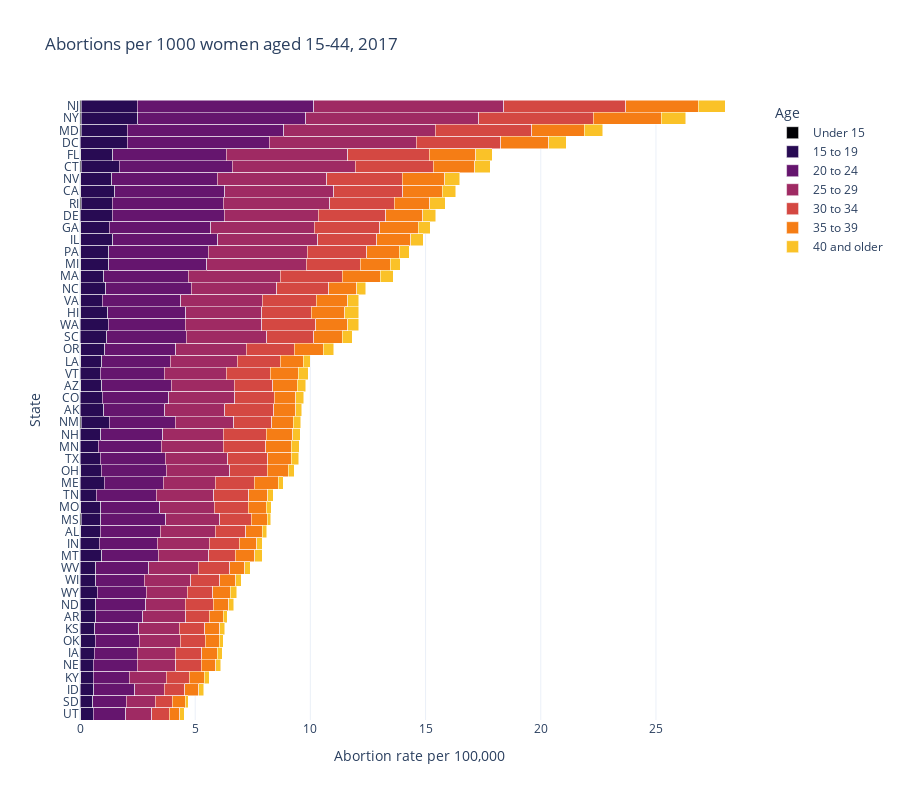

The cell this chart's notebook holds for it:
### Markdown cell above
#### Disaggregating demand by age
The age distribution of women seeking abortion is informative about how easy it is for women to travel out of state for abortion services or to pay out of pocket for care. The age pattern distribution from 2017 from the Guttmacher institute is shown below.

### Code cell
age_dict = {'lt15':'Under 15', '1519':'15 to 19', '2024':'20 to 24', '2529':'25 to 29', '3034':'30 to 34',
           '3539':'35 to 39', '40plus':'40 and older'}

abortion_trends_by_age['age_groups'] = abortion_trends_by_age['age'].map(age_dict)
fig = px.bar(abortion_trends_by_age, y="state", x="abortions", color="age_groups", 
             custom_data = ['age_groups','abortionrate'],
             title="Abortions per 1000 women aged 15-44, 2017", height = 800,
             color_discrete_sequence=['#000004','#280b53','#65156e','#9f2a63','#d44842',
                                      '#f57d15','#f98e09','#fac228'],
             category_orders={'age_groups':['Under 15','15 to 19','20 to 24', '25 to 29', 
                                           '30 to 34', '35 to 39', '40 plus']},
            labels = {'age_groups':'Age', 'state':'State', 'abortions':'Abortion rate per 100,000'})
fig.update_layout(barmode='stack', yaxis={'categoryorder':'total ascending','tickmode':'linear'}, legend_title="Age",
                 template = "plotly_white", bargap = 0)
fig.update_traces(hovertemplate = '''<b>%{y}</b> <br> Age: %{customdata[0]} <br> Abortions: 
%{customdata[1]:.2f} per 1000 <extra></extra>''')
fig.show()

### Figure 1 — Plotly figure (JSON) as saved in the notebook; plotly's stock layout.template omitted (floating-point values rounded to 4 significant figures)
{"data": [{"alignmentgroup": "True", "customdata": [["Under 15", null], ["Under 15", 1], ["Under 15", 0.9], ["Under 15", 0.7], ["Under 15", 1.2], ["Under 15", 0.6], ["Under 15", 1.3], ["Under 15", null], ["Under 15", null], ["Under 15", 0.9], ["Under 15", 1], ["Under 15", 1.3], ["Under 15", null], ["Under 15", null], ["Under 15", 1.3], ["Under 15", 0.4], ["Under 15", null], ["Under 15", 0.7], ["Under 15", 1], ["Under 15", 0.7], ["Under 15", 1.5], ["Under 15", null], ["Under 15", 1.1], ["Under 15", 0.3], ["Under 15", 0.9], ["Under 15", 1.4], ["Under 15", null], ["Under 15", 0.8], ["Under 15", null], ["Under 15", null], ["Under 15", null], ["Under 15", 1.6], ["Under 15", 1.5], ["Under 15", 1], ["Under 15", 2], ["Under 15", 0.8], ["Under 15", 0.7], ["Under 15", 0.7], ["Under 15", 1.2], ["Under 15", 1.8], ["Under 15", 0.7], ["Under 15", null], ["Under 15", 0.5], ["Under 15", 0.6], ["Under 15", 0.6], ["Under 15", 0.9], ["Under 15", null], ["Under 15", 0.8], ["Under 15", 0.6], ["Under 15", null], ["Under 15", null]], "hovertemplate": "<b>%{y}</b> <br> Age: %{customdata[0]} <br> Abortions: \n%{customdata[1]:.2f} per 1000 <extra></extra>", "legendgroup": "Under 15", "marker": {"color": "#000004", "pattern": {"shape": ""}}, "name": "Under 15", "offsetgroup": "Under 15", "orientation": "h", "showlegend": true, "textposition": "auto", "type": "bar", "x": [null, 0.03172, 0.0345, 0.02216, 0.03722, 0.01748, 0.04469, null, null, 0.02608, 0.03272, 0.03758, null, null, 0.03945, 0.01538, null, 0.02343, 0.03233, 0.02161, 0.05056, null, 0.03724, 0.009406, 0.0257, 0.05051, null, 0.02474, null, null, null, 0.05361, 0.05013, 0.0343, 0.05614, 0.02714, 0.02594, 0.02458, 0.03795, 0.04817, 0.02074, null, 0.01519, 0.02023, 0.0298, 0.02982, null, 0.02044, 0.01857, null, null], "xaxis": "x", "y": ["AK", "AL", "AR", "AZ", "CA", "CO", "CT", "DC", "DE", "FL", "GA", "HI", "IA", "ID", "IL", "IN", "KS", "KY", "LA", "MA", "MD", "ME", "MI", "MN", "MO", "MS", "MT", "NC", "ND", "NE", "NH", "NJ", "NM", "NV", "NY", "OH", "OK", "OR", "PA", "RI", "SC", "SD", "TN", "TX", "UT", "VA", "VT", "WA", "WI", "WV", "WY"], "yaxis": "y"}, {"alignmentgroup": "True", "customdata": [["15 to 19", 6.6], ["15 to 19", 5.1], ["15 to 19", 4], ["15 to 19", 5.4], ["15 to 19", 9.6], ["15 to 19", 6.2], ["15 to 19", 9.3], ["15 to 19", 19.8], ["15 to 19", 8.4], ["15 to 19", 9.1], ["15 to 19", 7.4], ["15 to 19", 8.3], ["15 to 19", 3.5], ["15 to 19", 3.4], ["15 to 19", 8.6], ["15 to 19", 4.8], ["15 to 19", 3.7], ["15 to 19", 3.3], ["15 to 19", 5.8], ["15 to 19", 6.1], ["15 to 19", 12.7], ["15 to 19", 6.4], ["15 to 19", 7.1], ["15 to 19", 4.7], ["15 to 19", 5.3], ["15 to 19", 5.1], ["15 to 19", 5.9], ["15 to 19", 6.7], ["15 to 19", 4.3], ["15 to 19", 3.2], ["15 to 19", 5.3], ["15 to 19", 14.9], ["15 to 19", 7.2], ["15 to 19", 9], ["15 to 19", 16.2], ["15 to 19", 5.3], ["15 to 19", 3.8], ["15 to 19", 7.2], ["15 to 19", 7.2], ["15 to 19", 7.7], ["15 to 19", 6.9], ["15 to 19", 3.3], ["15 to 19", 4.4], ["15 to 19", 5.2], ["15 to 19", 3.1], ["15 to 19", 5.9], ["15 to 19", 5.1], ["15 to 19", 8.1], ["15 to 19", 3.9], ["15 to 19", 4.1], ["15 to 19", 4.6]], "hovertemplate": "<b>%{y}</b> <br> Age: %{customdata[0]} <br> Abortions: \n%{customdata[1]:.2f} per 1000 <extra></extra>", "legendgroup": "15 to 19", "marker": {"color": "#280b53", "pattern": {"shape": ""}}, "name": "15 to 19", "offsetgroup": "15 to 19", "orientation": "h", "showlegend": true, "textposition": "auto", "type": "bar", "x": [1.025, 0.8565, 0.6555, 0.9158, 1.481, 0.9438, 1.653, 2.04, 1.399, 1.393, 1.234, 1.165, 0.6115, 0.6034, 1.389, 0.8154, 0.6443, 0.5506, 0.9052, 1.001, 1.997, 1.042, 1.218, 0.7807, 0.8651, 0.8586, 0.9417, 1.103, 0.6804, 0.5693, 0.9064, 2.424, 1.228, 1.338, 2.44, 0.9001, 0.6356, 1.057, 1.219, 1.349, 1.13, 0.564, 0.6835, 0.8566, 0.5513, 0.9422, 0.8684, 1.199, 0.6684, 0.684, 0.7444], "xaxis": "x", "y": ["AK", "AL", "AR", "AZ", "CA", "CO", "CT", "DC", "DE", "FL", "GA", "HI", "IA", "ID", "IL", "IN", "KS", "KY", "LA", "MA", "MD", "ME", "MI", "MN", "MO", "MS", "MT", "NC", "ND", "NE", "NH", "NJ", "NM", "NV", "NY", "OH", "OK", "OR", "PA", "RI", "SC", "SD", "TN", "TX", "UT", "VA", "VT", "WA", "WI", "WV", "WY"], "yaxis": "y"}, {"alignmentgroup": "True", "customdata": [["20 to 24", 16.8], ["20 to 24", 15.1], ["20 to 24", 11.9], ["20 to 24", 17.5], ["20 to 24", 28.8], ["20 to 24", 18.5], ["20 to 24", 27.7], ["20 to 24", 39.4], ["20 to 24", 29.9], ["20 to 24", 30.5], ["20 to 24", 26.8], ["20 to 24", 21.5], ["20 to 24", 10], ["20 to 24", 11], ["20 to 24", 27.2], ["20 to 24", 14.2], ["20 to 24", 10.5], ["20 to 24", 9.2], ["20 to 24", 17.8], ["20 to 24", 20.6], ["20 to 24", 42.9], ["20 to 24", 15.9], ["20 to 24", 23.2], ["20 to 24", 16.4], ["20 to 24", 14.9], ["20 to 24", 16.1], ["20 to 24", 13.5], ["20 to 24", 22.2], ["20 to 24", 10.5], ["20 to 24", 10.6], ["20 to 24", 14.7], ["20 to 24", 47.1], ["20 to 24", 16.6], ["20 to 24", 30.3], ["20 to 24", 43.2], ["20 to 24", 16.5], ["20 to 24", 11.2], ["20 to 24", 19.3], ["20 to 24", 25.1], ["20 to 24", 25.8], ["20 to 24", 20.6], ["20 to 24", 7.8], ["20 to 24", 15.6], ["20 to 24", 17.4], ["20 to 24", 7.6], ["20 to 24", 20.3], ["20 to 24", 13.9], ["20 to 24", 21.4], ["20 to 24", 11.5], ["20 to 24", 13.2], ["20 to 24", 12.4]], "hovertemplate": "<b>%{y}</b> <br> Age: %{customdata[0]} <br> Abortions: \n%{customdata[1]:.2f} per 1000 <extra></extra>", "legendgroup": "20 to 24", "marker": {"color": "#65156e", "pattern": {"shape": ""}}, "name": "20 to 24", "offsetgroup": "20 to 24", "orientation": "h", "showlegend": true, "textposition": "auto", "type": "bar", "x": [2.664, 2.601, 2.036, 3.028, 4.767, 2.901, 4.915, 6.174, 4.868, 4.929, 4.408, 3.382, 1.868, 1.78, 4.552, 2.531, 1.915, 1.57, 2.974, 3.674, 6.791, 2.561, 4.24, 2.747, 2.578, 2.812, 2.459, 3.696, 2.177, 1.925, 2.678, 7.678, 2.857, 4.58, 7.301, 2.814, 1.92, 3.073, 4.31, 4.817, 3.463, 1.441, 2.613, 2.824, 1.401, 3.399, 2.779, 3.359, 2.098, 2.301, 2.14], "xaxis": "x", "y": ["AK", "AL", "AR", "AZ", "CA", "CO", "CT", "DC", "DE", "FL", "GA", "HI", "IA", "ID", "IL", "IN", "KS", "KY", "LA", "MA", "MD", "ME", "MI", "MN", "MO", "MS", "MT", "NC", "ND", "NE", "NH", "NJ", "NM", "NV", "NY", "OH", "OK", "OR", "PA", "RI", "SC", "SD", "TN", "TX", "UT", "VA", "VT", "WA", "WI", "WV", "WY"], "yaxis": "y"}, {"alignmentgroup": "True", "customdata": [["25 to 29", 13.1], ["25 to 29", 13.2], ["25 to 29", 10.6], ["25 to 29", 15.2], ["25 to 29", 25.3], ["25 to 29", 15.4], ["25 to 29", 33.7], ["25 to 29", 26.4], ["25 to 29", 21.9], ["25 to 29", 28.9], ["25 to 29", 25.5], ["25 to 29", 17.7], ["25 to 29", 10.1], ["25 to 29", 7.5], ["25 to 29", 24.7], ["25 to 29", 13.1], ["25 to 29", 10.5], ["25 to 29", 9], ["25 to 29", 15.5], ["25 to 29", 22.3], ["25 to 29", 37.6], ["25 to 29", 13.3], ["25 to 29", 24.5], ["25 to 29", 15.9], ["25 to 29", 13.1], ["25 to 29", 13.4], ["25 to 29", 12.3], ["25 to 29", 21], ["25 to 29", 9.1], ["25 to 29", 10], ["25 to 29", 15.9], ["25 to 29", 49.6], ["25 to 29", 14.5], ["25 to 29", 25.3], ["25 to 29", 39.5], ["25 to 29", 15.5], ["25 to 29", 9.8], ["25 to 29", 17], ["25 to 29", 23.9], ["25 to 29", 26], ["25 to 29", 18.9], ["25 to 29", 7.1], ["25 to 29", 13.6], ["25 to 29", 15.4], ["25 to 29", 6.5], ["25 to 29", 20.1], ["25 to 29", 17.6], ["25 to 29", 17.6], ["25 to 29", 12.3], ["25 to 29", 12.5], ["25 to 29", 10.2]], "hovertemplate": "<b>%{y}</b> <br> Age: %{customdata[0]} <br> Abortions: \n%{customdata[1]:.2f} per 1000 <extra></extra>", "legendgroup": "25 to 29", "marker": {"color": "#9f2a63", "pattern": {"shape": ""}}, "name": "25 to 29", "offsetgroup": "25 to 29", "orientation": "h", "showlegend": true, "textposition": "auto", "type": "bar", "x": [2.596, 2.379, 1.863, 2.732, 4.733, 2.849, 5.333, 6.389, 4.085, 5.268, 4.501, 3.307, 1.665, 1.267, 4.343, 2.254, 1.754, 1.593, 2.909, 3.991, 6.581, 2.258, 4.325, 2.69, 2.356, 2.34, 2.197, 3.716, 1.701, 1.654, 2.637, 8.237, 2.532, 4.751, 7.51, 2.768, 1.764, 3.073, 4.289, 4.624, 3.484, 1.253, 2.499, 2.701, 1.132, 3.536, 2.692, 3.311, 2.024, 2.145, 1.768], "xaxis": "x", "y": ["AK", "AL", "AR", "AZ", "CA", "CO", "CT", "DC", "DE", "FL", "GA", "HI", "IA", "ID", "IL", "IN", "KS", "KY", "LA", "MA", "MD", "ME", "MI", "MN", "MO", "MS", "MT", "NC", "ND", "NE", "NH", "NJ", "NM", "NV", "NY", "OH", "OK", "OR", "PA", "RI", "SC", "SD", "TN", "TX", "UT", "VA", "VT", "WA", "WI", "WV", "WY"], "yaxis": "y"}, {"alignmentgroup": "True", "customdata": [["30 to 34", 11.2], ["30 to 34", 8.2], ["30 to 34", 6.3], ["30 to 34", 10.1], ["30 to 34", 17.2], ["30 to 34", 9.5], ["30 to 34", 20.7], ["30 to 34", 16.3], ["30 to 34", 17.1], ["30 to 34", 20.7], ["30 to 34", 17.1], ["30 to 34", 11.7], ["30 to 34", 7], ["30 to 34", 5.5], ["30 to 34", 15], ["30 to 34", 8.1], ["30 to 34", 6.5], ["30 to 34", 6.3], ["30 to 34", 10.6], ["30 to 34", 15.7], ["30 to 34", 23.7], ["30 to 34", 9.9], ["30 to 34", 15], ["30 to 34", 10.3], ["30 to 34", 8.6], ["30 to 34", 8.6], ["30 to 34", 6.9], ["30 to 34", 13.8], ["30 to 34", 7.4], ["30 to 34", 6.5], ["30 to 34", 11.4], ["30 to 34", 31.5], ["30 to 34", 9.8], ["30 to 34", 18.6], ["30 to 34", 28.2], ["30 to 34", 9.9], ["30 to 34", 6.4], ["30 to 34", 11.7], ["30 to 34", 15.3], ["30 to 34", 17.1], ["30 to 34", 12.3], ["30 to 34", 4.2], ["30 to 34", 9.2], ["30 to 34", 10.3], ["30 to 34", 4.7], ["30 to 34", 13.6], ["30 to 34", 12.3], ["30 to 34", 12.8], ["30 to 34", 7.5], ["30 to 34", 8.7], ["30 to 34", 6.3]], "hovertemplate": "<b>%{y}</b> <br> Age: %{customdata[0]} <br> Abortions: \n%{customdata[1]:.2f} per 1000 <extra></extra>", "legendgroup": "30 to 34", "marker": {"color": "#d44842", "pattern": {"shape": ""}}, "name": "30 to 34", "offsetgroup": "30 to 34", "orientation": "h", "showlegend": true, "textposition": "auto", "type": "bar", "x": [2.118, 1.332, 1.018, 1.662, 2.985, 1.722, 3.396, 3.651, 2.91, 3.536, 2.842, 2.142, 1.138, 0.905, 2.56, 1.3, 1.092, 1.008, 1.875, 2.701, 4.179, 1.693, 2.346, 1.834, 1.473, 1.381, 1.151, 2.261, 1.225, 1.112, 1.854, 5.295, 1.654, 3.293, 4.979, 1.624, 1.09, 2.065, 2.602, 2.794, 2.043, 0.752, 1.519, 1.757, 0.7599, 2.35, 1.911, 2.337, 1.253, 1.368, 1.117], "xaxis": "x", "y": ["AK", "AL", "AR", "AZ", "CA", "CO", "CT", "DC", "DE", "FL", "GA", "HI", "IA", "ID", "IL", "IN", "KS", "KY", "LA", "MA", "MD", "ME", "MI", "MN", "MO", "MS", "MT", "NC", "ND", "NE", "NH", "NJ", "NM", "NV", "NY", "OH", "OK", "OR", "PA", "RI", "SC", "SD", "TN", "TX", "UT", "VA", "VT", "WA", "WI", "WV", "WY"], "yaxis": "y"}, {"alignmentgroup": "True", "customdata": [["35 to 39", 5.8], ["35 to 39", 4.4], ["35 to 39", 3.7], ["35 to 39", 6.6], ["35 to 39", 10.4], ["35 to 39", 5.5], ["35 to 39", 11.1], ["35 to 39", 12.7], ["35 to 39", 10], ["35 to 39", 12.1], ["35 to 39", 9.9], ["35 to 39", 8.4], ["35 to 39", 4.1], ["35 to 39", 3.6], ["35 to 39", 8.8], ["35 to 39", 4.6], ["35 to 39", 4], ["35 to 39", 3.9], ["35 to 39", 5.9], ["35 to 39", 10.4], ["35 to 39", 13.3], ["35 to 39", 6.1], ["35 to 39", 8.2], ["35 to 39", 6.4], ["35 to 39", 4.7], ["35 to 39", 4.2], ["35 to 39", 5], ["35 to 39", 7.4], ["35 to 39", 4.3], ["35 to 39", 3.8], ["35 to 39", 7.1], ["35 to 39", 18.3], ["35 to 39", 5.8], ["35 to 39", 10.7], ["35 to 39", 18.1], ["35 to 39", 5.5], ["35 to 39", 3.7], ["35 to 39", 7.2], ["35 to 39", 8.6], ["35 to 39", 9.8], ["35 to 39", 7.5], ["35 to 39", 3.6], ["35 to 39", 5], ["35 to 39", 6], ["35 to 39", 2.8], ["35 to 39", 8.1], ["35 to 39", 7.4], ["35 to 39", 8], ["35 to 39", 4.2], ["35 to 39", 3.9], ["35 to 39", 4.2]], "hovertemplate": "<b>%{y}</b> <br> Age: %{customdata[0]} <br> Abortions: \n%{customdata[1]:.2f} per 1000 <extra></extra>", "legendgroup": "35 to 39", "marker": {"color": "#f57d15", "pattern": {"shape": ""}}, "name": "35 to 39", "offsetgroup": "35 to 39", "orientation": "h", "showlegend": true, "textposition": "auto", "type": "bar", "x": [0.9563, 0.7191, 0.6038, 1.071, 1.721, 0.935, 1.802, 2.094, 1.623, 2.024, 1.659, 1.466, 0.6795, 0.6034, 1.479, 0.7538, 0.6622, 0.6561, 1.002, 1.642, 2.292, 1.042, 1.298, 1.11, 0.7795, 0.6903, 0.8371, 1.212, 0.6804, 0.6236, 1.154, 3.157, 0.9274, 1.835, 2.95, 0.8956, 0.6096, 1.266, 1.396, 1.541, 1.244, 0.564, 0.8127, 1.002, 0.4619, 1.372, 1.216, 1.39, 0.7056, 0.6529, 0.7444], "xaxis": "x", "y": ["AK", "AL", "AR", "AZ", "CA", "CO", "CT", "DC", "DE", "FL", "GA", "HI", "IA", "ID", "IL", "IN", "KS", "KY", "LA", "MA", "MD", "ME", "MI", "MN", "MO", "MS", "MT", "NC", "ND", "NE", "NH", "NJ", "NM", "NV", "NY", "OH", "OK", "OR", "PA", "RI", "SC", "SD", "TN", "TX", "UT", "VA", "VT", "WA", "WI", "WV", "WY"], "yaxis": "y"}, {"alignmentgroup": "True", "customdata": [["40 and older", 2], ["40 and older", 1.1], ["40 and older", 1.1], ["40 and older", 2.4], ["40 and older", 3.7], ["40 and older", 2.2], ["40 and older", 4.2], ["40 and older", 6.6], ["40 and older", 3.6], ["40 and older", 4.4], ["40 and older", 3.3], ["40 and older", 3.8], ["40 and older", 1.4], ["40 and older", 1.3], ["40 and older", 3.4], ["40 and older", 1.6], ["40 and older", 1.5], ["40 and older", 1.3], ["40 and older", 2.1], ["40 and older", 3.9], ["40 and older", 5.1], ["40 and older", 1.4], ["40 and older", 2.9], ["40 and older", 2.3], ["40 and older", 1.4], ["40 and older", 1], ["40 and older", 2.1], ["40 and older", 2.4], ["40 and older", 1.4], ["40 and older", 1.5], ["40 and older", 2.2], ["40 and older", 6.9], ["40 and older", 2.3], ["40 and older", 4.1], ["40 and older", 7], ["40 and older", 1.8], ["40 and older", 1.2], ["40 and older", 2.9], ["40 and older", 3], ["40 and older", 4.8], ["40 and older", 2.7], ["40 and older", 0.9], ["40 and older", 1.6], ["40 and older", 2.2], ["40 and older", 1.2], ["40 and older", 3], ["40 and older", 2.7], ["40 and older", 3.1], ["40 and older", 1.5], ["40 and older", 1.5], ["40 and older", 1.6]], "hovertemplate": "<b>%{y}</b> <br> Age: %{customdata[0]} <br> Abortions: \n%{customdata[1]:.2f} per 1000 <extra></extra>", "legendgroup": "40 and older", "marker": {"color": "#fac228", "pattern": {"shape": ""}}, "name": "40 and older", "offsetgroup": "40 and older", "orientation": "h", "showlegend": true, "textposition": "auto", "type": "bar", "x": [0.2732, 0.1798, 0.1725, 0.3693, 0.5769, 0.3408, 0.6554, 0.7517, 0.5596, 0.7224, 0.5328, 0.6012, 0.2038, 0.2112, 0.5365, 0.2385, 0.2148, 0.2109, 0.3017, 0.5691, 0.8005, 0.2171, 0.4362, 0.3386, 0.2141, 0.1515, 0.3139, 0.3909, 0.2041, 0.2169, 0.3296, 1.155, 0.3258, 0.6518, 1.064, 0.2714, 0.1686, 0.4547, 0.447, 0.6744, 0.4251, 0.1253, 0.2506, 0.3389, 0.1788, 0.4771, 0.4342, 0.4769, 0.2321, 0.2487, 0.2792], "xaxis": "x", "y": ["AK", "AL", "AR", "AZ", "CA", "CO", "CT", "DC", "DE", "FL", "GA", "HI", "IA", "ID", "IL", "IN", "KS", "KY", "LA", "MA", "MD", "ME", "MI", "MN", "MO", "MS", "MT", "NC", "ND", "NE", "NH", "NJ", "NM", "NV", "NY", "OH", "OK", "OR", "PA", "RI", "SC", "SD", "TN", "TX", "UT", "VA", "VT", "WA", "WI", "WV", "WY"], "yaxis": "y"}], "layout": {"bargap": 0, "barmode": "stack", "height": 800, "legend": {"title": {"text": "Age"}, "tracegroupgap": 0}, "title": {"text": "Abortions per 1000 women aged 15-44, 2017"}, "xaxis": {"anchor": "y", "domain": [0, 1], "title": {"text": "Abortion rate per 100,000"}}, "yaxis": {"anchor": "x", "categoryorder": "total ascending", "domain": [0, 1], "tickmode": "linear", "title": {"text": "State"}}}}
